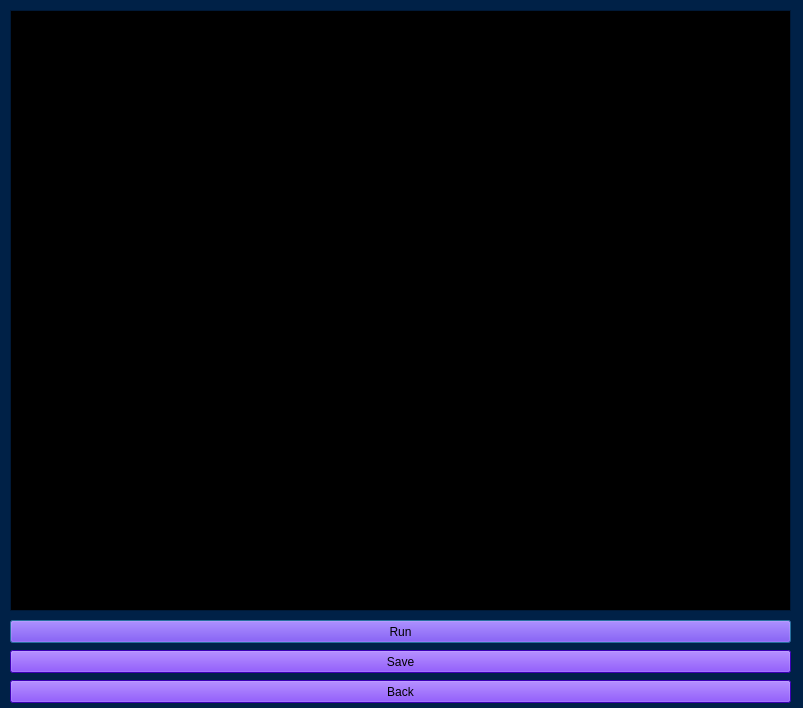
<?xml version="1.0" encoding="UTF-8"?>
<ui version="4.0">
 <class>inputEdit</class>
 <widget class="QDialog" name="inputEdit">
  <property name="geometry">
   <rect>
    <x>0</x>
    <y>0</y>
    <width>803</width>
    <height>708</height>
   </rect>
  </property>
  <property name="palette">
   <palette>
    <active>
     <colorrole role="WindowText">
      <brush brushstyle="SolidPattern">
       <color alpha="255">
        <red>255</red>
        <green>255</green>
        <blue>255</blue>
       </color>
      </brush>
     </colorrole>
     <colorrole role="Button">
      <brush brushstyle="SolidPattern">
       <color alpha="255">
        <red>0</red>
        <green>33</green>
        <blue>71</blue>
       </color>
      </brush>
     </colorrole>
     <colorrole role="Light">
      <brush brushstyle="SolidPattern">
       <color alpha="255">
        <red>0</red>
        <green>49</green>
        <blue>106</blue>
       </color>
      </brush>
     </colorrole>
     <colorrole role="Midlight">
      <brush brushstyle="SolidPattern">
       <color alpha="255">
        <red>0</red>
        <green>41</green>
        <blue>88</blue>
       </color>
      </brush>
     </colorrole>
     <colorrole role="Dark">
      <brush brushstyle="SolidPattern">
       <color alpha="255">
        <red>0</red>
        <green>16</green>
        <blue>35</blue>
       </color>
      </brush>
     </colorrole>
     <colorrole role="Mid">
      <brush brushstyle="SolidPattern">
       <color alpha="255">
        <red>0</red>
        <green>22</green>
        <blue>47</blue>
       </color>
      </brush>
     </colorrole>
     <colorrole role="Text">
      <brush brushstyle="SolidPattern">
       <color alpha="255">
        <red>255</red>
        <green>255</green>
        <blue>255</blue>
       </color>
      </brush>
     </colorrole>
     <colorrole role="BrightText">
      <brush brushstyle="SolidPattern">
       <color alpha="255">
        <red>255</red>
        <green>255</green>
        <blue>255</blue>
       </color>
      </brush>
     </colorrole>
     <colorrole role="ButtonText">
      <brush brushstyle="SolidPattern">
       <color alpha="255">
        <red>255</red>
        <green>255</green>
        <blue>255</blue>
       </color>
      </brush>
     </colorrole>
     <colorrole role="Base">
      <brush brushstyle="SolidPattern">
       <color alpha="255">
        <red>0</red>
        <green>0</green>
        <blue>0</blue>
       </color>
      </brush>
     </colorrole>
     <colorrole role="Window">
      <brush brushstyle="SolidPattern">
       <color alpha="255">
        <red>0</red>
        <green>33</green>
        <blue>71</blue>
       </color>
      </brush>
     </colorrole>
     <colorrole role="Shadow">
      <brush brushstyle="SolidPattern">
       <color alpha="255">
        <red>0</red>
        <green>0</green>
        <blue>0</blue>
       </color>
      </brush>
     </colorrole>
     <colorrole role="AlternateBase">
      <brush brushstyle="SolidPattern">
       <color alpha="255">
        <red>0</red>
        <green>16</green>
        <blue>35</blue>
       </color>
      </brush>
     </colorrole>
     <colorrole role="ToolTipBase">
      <brush brushstyle="SolidPattern">
       <color alpha="255">
        <red>255</red>
        <green>255</green>
        <blue>220</blue>
       </color>
      </brush>
     </colorrole>
     <colorrole role="ToolTipText">
      <brush brushstyle="SolidPattern">
       <color alpha="255">
        <red>0</red>
        <green>0</green>
        <blue>0</blue>
       </color>
      </brush>
     </colorrole>
    </active>
    <inactive>
     <colorrole role="WindowText">
      <brush brushstyle="SolidPattern">
       <color alpha="255">
        <red>255</red>
        <green>255</green>
        <blue>255</blue>
       </color>
      </brush>
     </colorrole>
     <colorrole role="Button">
      <brush brushstyle="SolidPattern">
       <color alpha="255">
        <red>0</red>
        <green>33</green>
        <blue>71</blue>
       </color>
      </brush>
     </colorrole>
     <colorrole role="Light">
      <brush brushstyle="SolidPattern">
       <color alpha="255">
        <red>0</red>
        <green>49</green>
        <blue>106</blue>
       </color>
      </brush>
     </colorrole>
     <colorrole role="Midlight">
      <brush brushstyle="SolidPattern">
       <color alpha="255">
        <red>0</red>
        <green>41</green>
        <blue>88</blue>
       </color>
      </brush>
     </colorrole>
     <colorrole role="Dark">
      <brush brushstyle="SolidPattern">
       <color alpha="255">
        <red>0</red>
        <green>16</green>
        <blue>35</blue>
       </color>
      </brush>
     </colorrole>
     <colorrole role="Mid">
      <brush brushstyle="SolidPattern">
       <color alpha="255">
        <red>0</red>
        <green>22</green>
        <blue>47</blue>
       </color>
      </brush>
     </colorrole>
     <colorrole role="Text">
      <brush brushstyle="SolidPattern">
       <color alpha="255">
        <red>255</red>
        <green>255</green>
        <blue>255</blue>
       </color>
      </brush>
     </colorrole>
     <colorrole role="BrightText">
      <brush brushstyle="SolidPattern">
       <color alpha="255">
        <red>255</red>
        <green>255</green>
        <blue>255</blue>
       </color>
      </brush>
     </colorrole>
     <colorrole role="ButtonText">
      <brush brushstyle="SolidPattern">
       <color alpha="255">
        <red>255</red>
        <green>255</green>
        <blue>255</blue>
       </color>
      </brush>
     </colorrole>
     <colorrole role="Base">
      <brush brushstyle="SolidPattern">
       <color alpha="255">
        <red>0</red>
        <green>0</green>
        <blue>0</blue>
       </color>
      </brush>
     </colorrole>
     <colorrole role="Window">
      <brush brushstyle="SolidPattern">
       <color alpha="255">
        <red>0</red>
        <green>33</green>
        <blue>71</blue>
       </color>
      </brush>
     </colorrole>
     <colorrole role="Shadow">
      <brush brushstyle="SolidPattern">
       <color alpha="255">
        <red>0</red>
        <green>0</green>
        <blue>0</blue>
       </color>
      </brush>
     </colorrole>
     <colorrole role="AlternateBase">
      <brush brushstyle="SolidPattern">
       <color alpha="255">
        <red>0</red>
        <green>16</green>
        <blue>35</blue>
       </color>
      </brush>
     </colorrole>
     <colorrole role="ToolTipBase">
      <brush brushstyle="SolidPattern">
       <color alpha="255">
        <red>255</red>
        <green>255</green>
        <blue>220</blue>
       </color>
      </brush>
     </colorrole>
     <colorrole role="ToolTipText">
      <brush brushstyle="SolidPattern">
       <color alpha="255">
        <red>0</red>
        <green>0</green>
        <blue>0</blue>
       </color>
      </brush>
     </colorrole>
    </inactive>
    <disabled>
     <colorrole role="WindowText">
      <brush brushstyle="SolidPattern">
       <color alpha="255">
        <red>0</red>
        <green>16</green>
        <blue>35</blue>
       </color>
      </brush>
     </colorrole>
     <colorrole role="Button">
      <brush brushstyle="SolidPattern">
       <color alpha="255">
        <red>0</red>
        <green>33</green>
        <blue>71</blue>
       </color>
      </brush>
     </colorrole>
     <colorrole role="Light">
      <brush brushstyle="SolidPattern">
       <color alpha="255">
        <red>0</red>
        <green>49</green>
        <blue>106</blue>
       </color>
      </brush>
     </colorrole>
     <colorrole role="Midlight">
      <brush brushstyle="SolidPattern">
       <color alpha="255">
        <red>0</red>
        <green>41</green>
        <blue>88</blue>
       </color>
      </brush>
     </colorrole>
     <colorrole role="Dark">
      <brush brushstyle="SolidPattern">
       <color alpha="255">
        <red>0</red>
        <green>16</green>
        <blue>35</blue>
       </color>
      </brush>
     </colorrole>
     <colorrole role="Mid">
      <brush brushstyle="SolidPattern">
       <color alpha="255">
        <red>0</red>
        <green>22</green>
        <blue>47</blue>
       </color>
      </brush>
     </colorrole>
     <colorrole role="Text">
      <brush brushstyle="SolidPattern">
       <color alpha="255">
        <red>0</red>
        <green>16</green>
        <blue>35</blue>
       </color>
      </brush>
     </colorrole>
     <colorrole role="BrightText">
      <brush brushstyle="SolidPattern">
       <color alpha="255">
        <red>255</red>
        <green>255</green>
        <blue>255</blue>
       </color>
      </brush>
     </colorrole>
     <colorrole role="ButtonText">
      <brush brushstyle="SolidPattern">
       <color alpha="255">
        <red>0</red>
        <green>16</green>
        <blue>35</blue>
       </color>
      </brush>
     </colorrole>
     <colorrole role="Base">
      <brush brushstyle="SolidPattern">
       <color alpha="255">
        <red>0</red>
        <green>33</green>
        <blue>71</blue>
       </color>
      </brush>
     </colorrole>
     <colorrole role="Window">
      <brush brushstyle="SolidPattern">
       <color alpha="255">
        <red>0</red>
        <green>33</green>
        <blue>71</blue>
       </color>
      </brush>
     </colorrole>
     <colorrole role="Shadow">
      <brush brushstyle="SolidPattern">
       <color alpha="255">
        <red>0</red>
        <green>0</green>
        <blue>0</blue>
       </color>
      </brush>
     </colorrole>
     <colorrole role="AlternateBase">
      <brush brushstyle="SolidPattern">
       <color alpha="255">
        <red>0</red>
        <green>33</green>
        <blue>71</blue>
       </color>
      </brush>
     </colorrole>
     <colorrole role="ToolTipBase">
      <brush brushstyle="SolidPattern">
       <color alpha="255">
        <red>255</red>
        <green>255</green>
        <blue>220</blue>
       </color>
      </brush>
     </colorrole>
     <colorrole role="ToolTipText">
      <brush brushstyle="SolidPattern">
       <color alpha="255">
        <red>0</red>
        <green>0</green>
        <blue>0</blue>
       </color>
      </brush>
     </colorrole>
    </disabled>
   </palette>
  </property>
  <property name="windowTitle">
   <string>Input File</string>
  </property>
  <widget class="QTextEdit" name="textEdit_inputFile">
   <property name="geometry">
    <rect>
     <x>10</x>
     <y>10</y>
     <width>781</width>
     <height>601</height>
    </rect>
   </property>
  </widget>
  <widget class="QPushButton" name="pushButton_run">
   <property name="geometry">
    <rect>
     <x>10</x>
     <y>620</y>
     <width>781</width>
     <height>23</height>
    </rect>
   </property>
   <property name="palette">
    <palette>
     <active>
      <colorrole role="WindowText">
       <brush brushstyle="SolidPattern">
        <color alpha="255">
         <red>0</red>
         <green>0</green>
         <blue>0</blue>
        </color>
       </brush>
      </colorrole>
      <colorrole role="Button">
       <brush brushstyle="SolidPattern">
        <color alpha="255">
         <red>85</red>
         <green>0</green>
         <blue>255</blue>
        </color>
       </brush>
      </colorrole>
      <colorrole role="Light">
       <brush brushstyle="SolidPattern">
        <color alpha="255">
         <red>170</red>
         <green>127</green>
         <blue>255</blue>
        </color>
       </brush>
      </colorrole>
      <colorrole role="Midlight">
       <brush brushstyle="SolidPattern">
        <color alpha="255">
         <red>127</red>
         <green>63</green>
         <blue>255</blue>
        </color>
       </brush>
      </colorrole>
      <colorrole role="Dark">
       <brush brushstyle="SolidPattern">
        <color alpha="255">
         <red>42</red>
         <green>0</green>
         <blue>127</blue>
        </color>
       </brush>
      </colorrole>
      <colorrole role="Mid">
       <brush brushstyle="SolidPattern">
        <color alpha="255">
         <red>56</red>
         <green>0</green>
         <blue>170</blue>
        </color>
       </brush>
      </colorrole>
      <colorrole role="Text">
       <brush brushstyle="SolidPattern">
        <color alpha="255">
         <red>0</red>
         <green>0</green>
         <blue>0</blue>
        </color>
       </brush>
      </colorrole>
      <colorrole role="BrightText">
       <brush brushstyle="SolidPattern">
        <color alpha="255">
         <red>255</red>
         <green>255</green>
         <blue>255</blue>
        </color>
       </brush>
      </colorrole>
      <colorrole role="ButtonText">
       <brush brushstyle="SolidPattern">
        <color alpha="255">
         <red>0</red>
         <green>0</green>
         <blue>0</blue>
        </color>
       </brush>
      </colorrole>
      <colorrole role="Base">
       <brush brushstyle="SolidPattern">
        <color alpha="255">
         <red>255</red>
         <green>255</green>
         <blue>255</blue>
        </color>
       </brush>
      </colorrole>
      <colorrole role="Window">
       <brush brushstyle="SolidPattern">
        <color alpha="255">
         <red>85</red>
         <green>0</green>
         <blue>255</blue>
        </color>
       </brush>
      </colorrole>
      <colorrole role="Shadow">
       <brush brushstyle="SolidPattern">
        <color alpha="255">
         <red>0</red>
         <green>0</green>
         <blue>0</blue>
        </color>
       </brush>
      </colorrole>
      <colorrole role="AlternateBase">
       <brush brushstyle="SolidPattern">
        <color alpha="255">
         <red>170</red>
         <green>127</green>
         <blue>255</blue>
        </color>
       </brush>
      </colorrole>
      <colorrole role="ToolTipBase">
       <brush brushstyle="SolidPattern">
        <color alpha="255">
         <red>255</red>
         <green>255</green>
         <blue>220</blue>
        </color>
       </brush>
      </colorrole>
      <colorrole role="ToolTipText">
       <brush brushstyle="SolidPattern">
        <color alpha="255">
         <red>0</red>
         <green>0</green>
         <blue>0</blue>
        </color>
       </brush>
      </colorrole>
     </active>
     <inactive>
      <colorrole role="WindowText">
       <brush brushstyle="SolidPattern">
        <color alpha="255">
         <red>0</red>
         <green>0</green>
         <blue>0</blue>
        </color>
       </brush>
      </colorrole>
      <colorrole role="Button">
       <brush brushstyle="SolidPattern">
        <color alpha="255">
         <red>85</red>
         <green>0</green>
         <blue>255</blue>
        </color>
       </brush>
      </colorrole>
      <colorrole role="Light">
       <brush brushstyle="SolidPattern">
        <color alpha="255">
         <red>170</red>
         <green>127</green>
         <blue>255</blue>
        </color>
       </brush>
      </colorrole>
      <colorrole role="Midlight">
       <brush brushstyle="SolidPattern">
        <color alpha="255">
         <red>127</red>
         <green>63</green>
         <blue>255</blue>
        </color>
       </brush>
      </colorrole>
      <colorrole role="Dark">
       <brush brushstyle="SolidPattern">
        <color alpha="255">
         <red>42</red>
         <green>0</green>
         <blue>127</blue>
        </color>
       </brush>
      </colorrole>
      <colorrole role="Mid">
       <brush brushstyle="SolidPattern">
        <color alpha="255">
         <red>56</red>
         <green>0</green>
         <blue>170</blue>
        </color>
       </brush>
      </colorrole>
      <colorrole role="Text">
       <brush brushstyle="SolidPattern">
        <color alpha="255">
         <red>0</red>
         <green>0</green>
         <blue>0</blue>
        </color>
       </brush>
      </colorrole>
      <colorrole role="BrightText">
       <brush brushstyle="SolidPattern">
        <color alpha="255">
         <red>255</red>
         <green>255</green>
         <blue>255</blue>
        </color>
       </brush>
      </colorrole>
      <colorrole role="ButtonText">
       <brush brushstyle="SolidPattern">
        <color alpha="255">
         <red>0</red>
         <green>0</green>
         <blue>0</blue>
        </color>
       </brush>
      </colorrole>
      <colorrole role="Base">
       <brush brushstyle="SolidPattern">
        <color alpha="255">
         <red>255</red>
         <green>255</green>
         <blue>255</blue>
        </color>
       </brush>
      </colorrole>
      <colorrole role="Window">
       <brush brushstyle="SolidPattern">
        <color alpha="255">
         <red>85</red>
         <green>0</green>
         <blue>255</blue>
        </color>
       </brush>
      </colorrole>
      <colorrole role="Shadow">
       <brush brushstyle="SolidPattern">
        <color alpha="255">
         <red>0</red>
         <green>0</green>
         <blue>0</blue>
        </color>
       </brush>
      </colorrole>
      <colorrole role="AlternateBase">
       <brush brushstyle="SolidPattern">
        <color alpha="255">
         <red>170</red>
         <green>127</green>
         <blue>255</blue>
        </color>
       </brush>
      </colorrole>
      <colorrole role="ToolTipBase">
       <brush brushstyle="SolidPattern">
        <color alpha="255">
         <red>255</red>
         <green>255</green>
         <blue>220</blue>
        </color>
       </brush>
      </colorrole>
      <colorrole role="ToolTipText">
       <brush brushstyle="SolidPattern">
        <color alpha="255">
         <red>0</red>
         <green>0</green>
         <blue>0</blue>
        </color>
       </brush>
      </colorrole>
     </inactive>
     <disabled>
      <colorrole role="WindowText">
       <brush brushstyle="SolidPattern">
        <color alpha="255">
         <red>42</red>
         <green>0</green>
         <blue>127</blue>
        </color>
       </brush>
      </colorrole>
      <colorrole role="Button">
       <brush brushstyle="SolidPattern">
        <color alpha="255">
         <red>85</red>
         <green>0</green>
         <blue>255</blue>
        </color>
       </brush>
      </colorrole>
      <colorrole role="Light">
       <brush brushstyle="SolidPattern">
        <color alpha="255">
         <red>170</red>
         <green>127</green>
         <blue>255</blue>
        </color>
       </brush>
      </colorrole>
      <colorrole role="Midlight">
       <brush brushstyle="SolidPattern">
        <color alpha="255">
         <red>127</red>
         <green>63</green>
         <blue>255</blue>
        </color>
       </brush>
      </colorrole>
      <colorrole role="Dark">
       <brush brushstyle="SolidPattern">
        <color alpha="255">
         <red>42</red>
         <green>0</green>
         <blue>127</blue>
        </color>
       </brush>
      </colorrole>
      <colorrole role="Mid">
       <brush brushstyle="SolidPattern">
        <color alpha="255">
         <red>56</red>
         <green>0</green>
         <blue>170</blue>
        </color>
       </brush>
      </colorrole>
      <colorrole role="Text">
       <brush brushstyle="SolidPattern">
        <color alpha="255">
         <red>42</red>
         <green>0</green>
         <blue>127</blue>
        </color>
       </brush>
      </colorrole>
      <colorrole role="BrightText">
       <brush brushstyle="SolidPattern">
        <color alpha="255">
         <red>255</red>
         <green>255</green>
         <blue>255</blue>
        </color>
       </brush>
      </colorrole>
      <colorrole role="ButtonText">
       <brush brushstyle="SolidPattern">
        <color alpha="255">
         <red>42</red>
         <green>0</green>
         <blue>127</blue>
        </color>
       </brush>
      </colorrole>
      <colorrole role="Base">
       <brush brushstyle="SolidPattern">
        <color alpha="255">
         <red>85</red>
         <green>0</green>
         <blue>255</blue>
        </color>
       </brush>
      </colorrole>
      <colorrole role="Window">
       <brush brushstyle="SolidPattern">
        <color alpha="255">
         <red>85</red>
         <green>0</green>
         <blue>255</blue>
        </color>
       </brush>
      </colorrole>
      <colorrole role="Shadow">
       <brush brushstyle="SolidPattern">
        <color alpha="255">
         <red>0</red>
         <green>0</green>
         <blue>0</blue>
        </color>
       </brush>
      </colorrole>
      <colorrole role="AlternateBase">
       <brush brushstyle="SolidPattern">
        <color alpha="255">
         <red>85</red>
         <green>0</green>
         <blue>255</blue>
        </color>
       </brush>
      </colorrole>
      <colorrole role="ToolTipBase">
       <brush brushstyle="SolidPattern">
        <color alpha="255">
         <red>255</red>
         <green>255</green>
         <blue>220</blue>
        </color>
       </brush>
      </colorrole>
      <colorrole role="ToolTipText">
       <brush brushstyle="SolidPattern">
        <color alpha="255">
         <red>0</red>
         <green>0</green>
         <blue>0</blue>
        </color>
       </brush>
      </colorrole>
     </disabled>
    </palette>
   </property>
   <property name="text">
    <string>Run</string>
   </property>
  </widget>
  <widget class="QPushButton" name="pushButton_Save">
   <property name="geometry">
    <rect>
     <x>10</x>
     <y>650</y>
     <width>781</width>
     <height>23</height>
    </rect>
   </property>
   <property name="palette">
    <palette>
     <active>
      <colorrole role="WindowText">
       <brush brushstyle="SolidPattern">
        <color alpha="255">
         <red>0</red>
         <green>0</green>
         <blue>0</blue>
        </color>
       </brush>
      </colorrole>
      <colorrole role="Button">
       <brush brushstyle="SolidPattern">
        <color alpha="255">
         <red>85</red>
         <green>0</green>
         <blue>255</blue>
        </color>
       </brush>
      </colorrole>
      <colorrole role="Light">
       <brush brushstyle="SolidPattern">
        <color alpha="255">
         <red>170</red>
         <green>127</green>
         <blue>255</blue>
        </color>
       </brush>
      </colorrole>
      <colorrole role="Midlight">
       <brush brushstyle="SolidPattern">
        <color alpha="255">
         <red>127</red>
         <green>63</green>
         <blue>255</blue>
        </color>
       </brush>
      </colorrole>
      <colorrole role="Dark">
       <brush brushstyle="SolidPattern">
        <color alpha="255">
         <red>42</red>
         <green>0</green>
         <blue>127</blue>
        </color>
       </brush>
      </colorrole>
      <colorrole role="Mid">
       <brush brushstyle="SolidPattern">
        <color alpha="255">
         <red>56</red>
         <green>0</green>
         <blue>170</blue>
        </color>
       </brush>
      </colorrole>
      <colorrole role="Text">
       <brush brushstyle="SolidPattern">
        <color alpha="255">
         <red>0</red>
         <green>0</green>
         <blue>0</blue>
        </color>
       </brush>
      </colorrole>
      <colorrole role="BrightText">
       <brush brushstyle="SolidPattern">
        <color alpha="255">
         <red>255</red>
         <green>255</green>
         <blue>255</blue>
        </color>
       </brush>
      </colorrole>
      <colorrole role="ButtonText">
       <brush brushstyle="SolidPattern">
        <color alpha="255">
         <red>0</red>
         <green>0</green>
         <blue>0</blue>
        </color>
       </brush>
      </colorrole>
      <colorrole role="Base">
       <brush brushstyle="SolidPattern">
        <color alpha="255">
         <red>255</red>
         <green>255</green>
         <blue>255</blue>
        </color>
       </brush>
      </colorrole>
      <colorrole role="Window">
       <brush brushstyle="SolidPattern">
        <color alpha="255">
         <red>85</red>
         <green>0</green>
         <blue>255</blue>
        </color>
       </brush>
      </colorrole>
      <colorrole role="Shadow">
       <brush brushstyle="SolidPattern">
        <color alpha="255">
         <red>0</red>
         <green>0</green>
         <blue>0</blue>
        </color>
       </brush>
      </colorrole>
      <colorrole role="AlternateBase">
       <brush brushstyle="SolidPattern">
        <color alpha="255">
         <red>170</red>
         <green>127</green>
         <blue>255</blue>
        </color>
       </brush>
      </colorrole>
      <colorrole role="ToolTipBase">
       <brush brushstyle="SolidPattern">
        <color alpha="255">
         <red>255</red>
         <green>255</green>
         <blue>220</blue>
        </color>
       </brush>
      </colorrole>
      <colorrole role="ToolTipText">
       <brush brushstyle="SolidPattern">
        <color alpha="255">
         <red>0</red>
         <green>0</green>
         <blue>0</blue>
        </color>
       </brush>
      </colorrole>
     </active>
     <inactive>
      <colorrole role="WindowText">
       <brush brushstyle="SolidPattern">
        <color alpha="255">
         <red>0</red>
         <green>0</green>
         <blue>0</blue>
        </color>
       </brush>
      </colorrole>
      <colorrole role="Button">
       <brush brushstyle="SolidPattern">
        <color alpha="255">
         <red>85</red>
         <green>0</green>
         <blue>255</blue>
        </color>
       </brush>
      </colorrole>
      <colorrole role="Light">
       <brush brushstyle="SolidPattern">
        <color alpha="255">
         <red>170</red>
         <green>127</green>
         <blue>255</blue>
        </color>
       </brush>
      </colorrole>
      <colorrole role="Midlight">
       <brush brushstyle="SolidPattern">
        <color alpha="255">
         <red>127</red>
         <green>63</green>
         <blue>255</blue>
        </color>
       </brush>
      </colorrole>
      <colorrole role="Dark">
       <brush brushstyle="SolidPattern">
        <color alpha="255">
         <red>42</red>
         <green>0</green>
         <blue>127</blue>
        </color>
       </brush>
      </colorrole>
      <colorrole role="Mid">
       <brush brushstyle="SolidPattern">
        <color alpha="255">
         <red>56</red>
         <green>0</green>
         <blue>170</blue>
        </color>
       </brush>
      </colorrole>
      <colorrole role="Text">
       <brush brushstyle="SolidPattern">
        <color alpha="255">
         <red>0</red>
         <green>0</green>
         <blue>0</blue>
        </color>
       </brush>
      </colorrole>
      <colorrole role="BrightText">
       <brush brushstyle="SolidPattern">
        <color alpha="255">
         <red>255</red>
         <green>255</green>
         <blue>255</blue>
        </color>
       </brush>
      </colorrole>
      <colorrole role="ButtonText">
       <brush brushstyle="SolidPattern">
        <color alpha="255">
         <red>0</red>
         <green>0</green>
         <blue>0</blue>
        </color>
       </brush>
      </colorrole>
      <colorrole role="Base">
       <brush brushstyle="SolidPattern">
        <color alpha="255">
         <red>255</red>
         <green>255</green>
         <blue>255</blue>
        </color>
       </brush>
      </colorrole>
      <colorrole role="Window">
       <brush brushstyle="SolidPattern">
        <color alpha="255">
         <red>85</red>
         <green>0</green>
         <blue>255</blue>
        </color>
       </brush>
      </colorrole>
      <colorrole role="Shadow">
       <brush brushstyle="SolidPattern">
        <color alpha="255">
         <red>0</red>
         <green>0</green>
         <blue>0</blue>
        </color>
       </brush>
      </colorrole>
      <colorrole role="AlternateBase">
       <brush brushstyle="SolidPattern">
        <color alpha="255">
         <red>170</red>
         <green>127</green>
         <blue>255</blue>
        </color>
       </brush>
      </colorrole>
      <colorrole role="ToolTipBase">
       <brush brushstyle="SolidPattern">
        <color alpha="255">
         <red>255</red>
         <green>255</green>
         <blue>220</blue>
        </color>
       </brush>
      </colorrole>
      <colorrole role="ToolTipText">
       <brush brushstyle="SolidPattern">
        <color alpha="255">
         <red>0</red>
         <green>0</green>
         <blue>0</blue>
        </color>
       </brush>
      </colorrole>
     </inactive>
     <disabled>
      <colorrole role="WindowText">
       <brush brushstyle="SolidPattern">
        <color alpha="255">
         <red>42</red>
         <green>0</green>
         <blue>127</blue>
        </color>
       </brush>
      </colorrole>
      <colorrole role="Button">
       <brush brushstyle="SolidPattern">
        <color alpha="255">
         <red>85</red>
         <green>0</green>
         <blue>255</blue>
        </color>
       </brush>
      </colorrole>
      <colorrole role="Light">
       <brush brushstyle="SolidPattern">
        <color alpha="255">
         <red>170</red>
         <green>127</green>
         <blue>255</blue>
        </color>
       </brush>
      </colorrole>
      <colorrole role="Midlight">
       <brush brushstyle="SolidPattern">
        <color alpha="255">
         <red>127</red>
         <green>63</green>
         <blue>255</blue>
        </color>
       </brush>
      </colorrole>
      <colorrole role="Dark">
       <brush brushstyle="SolidPattern">
        <color alpha="255">
         <red>42</red>
         <green>0</green>
         <blue>127</blue>
        </color>
       </brush>
      </colorrole>
      <colorrole role="Mid">
       <brush brushstyle="SolidPattern">
        <color alpha="255">
         <red>56</red>
         <green>0</green>
         <blue>170</blue>
        </color>
       </brush>
      </colorrole>
      <colorrole role="Text">
       <brush brushstyle="SolidPattern">
        <color alpha="255">
         <red>42</red>
         <green>0</green>
         <blue>127</blue>
        </color>
       </brush>
      </colorrole>
      <colorrole role="BrightText">
       <brush brushstyle="SolidPattern">
        <color alpha="255">
         <red>255</red>
         <green>255</green>
         <blue>255</blue>
        </color>
       </brush>
      </colorrole>
      <colorrole role="ButtonText">
       <brush brushstyle="SolidPattern">
        <color alpha="255">
         <red>42</red>
         <green>0</green>
         <blue>127</blue>
        </color>
       </brush>
      </colorrole>
      <colorrole role="Base">
       <brush brushstyle="SolidPattern">
        <color alpha="255">
         <red>85</red>
         <green>0</green>
         <blue>255</blue>
        </color>
       </brush>
      </colorrole>
      <colorrole role="Window">
       <brush brushstyle="SolidPattern">
        <color alpha="255">
         <red>85</red>
         <green>0</green>
         <blue>255</blue>
        </color>
       </brush>
      </colorrole>
      <colorrole role="Shadow">
       <brush brushstyle="SolidPattern">
        <color alpha="255">
         <red>0</red>
         <green>0</green>
         <blue>0</blue>
        </color>
       </brush>
      </colorrole>
      <colorrole role="AlternateBase">
       <brush brushstyle="SolidPattern">
        <color alpha="255">
         <red>85</red>
         <green>0</green>
         <blue>255</blue>
        </color>
       </brush>
      </colorrole>
      <colorrole role="ToolTipBase">
       <brush brushstyle="SolidPattern">
        <color alpha="255">
         <red>255</red>
         <green>255</green>
         <blue>220</blue>
        </color>
       </brush>
      </colorrole>
      <colorrole role="ToolTipText">
       <brush brushstyle="SolidPattern">
        <color alpha="255">
         <red>0</red>
         <green>0</green>
         <blue>0</blue>
        </color>
       </brush>
      </colorrole>
     </disabled>
    </palette>
   </property>
   <property name="text">
    <string>Save</string>
   </property>
  </widget>
  <widget class="QPushButton" name="pushButton_Back">
   <property name="geometry">
    <rect>
     <x>10</x>
     <y>680</y>
     <width>781</width>
     <height>23</height>
    </rect>
   </property>
   <property name="palette">
    <palette>
     <active>
      <colorrole role="WindowText">
       <brush brushstyle="SolidPattern">
        <color alpha="255">
         <red>0</red>
         <green>0</green>
         <blue>0</blue>
        </color>
       </brush>
      </colorrole>
      <colorrole role="Button">
       <brush brushstyle="SolidPattern">
        <color alpha="255">
         <red>85</red>
         <green>0</green>
         <blue>255</blue>
        </color>
       </brush>
      </colorrole>
      <colorrole role="Light">
       <brush brushstyle="SolidPattern">
        <color alpha="255">
         <red>170</red>
         <green>127</green>
         <blue>255</blue>
        </color>
       </brush>
      </colorrole>
      <colorrole role="Midlight">
       <brush brushstyle="SolidPattern">
        <color alpha="255">
         <red>127</red>
         <green>63</green>
         <blue>255</blue>
        </color>
       </brush>
      </colorrole>
      <colorrole role="Dark">
       <brush brushstyle="SolidPattern">
        <color alpha="255">
         <red>42</red>
         <green>0</green>
         <blue>127</blue>
        </color>
       </brush>
      </colorrole>
      <colorrole role="Mid">
       <brush brushstyle="SolidPattern">
        <color alpha="255">
         <red>56</red>
         <green>0</green>
         <blue>170</blue>
        </color>
       </brush>
      </colorrole>
      <colorrole role="Text">
       <brush brushstyle="SolidPattern">
        <color alpha="255">
         <red>0</red>
         <green>0</green>
         <blue>0</blue>
        </color>
       </brush>
      </colorrole>
      <colorrole role="BrightText">
       <brush brushstyle="SolidPattern">
        <color alpha="255">
         <red>255</red>
         <green>255</green>
         <blue>255</blue>
        </color>
       </brush>
      </colorrole>
      <colorrole role="ButtonText">
       <brush brushstyle="SolidPattern">
        <color alpha="255">
         <red>0</red>
         <green>0</green>
         <blue>0</blue>
        </color>
       </brush>
      </colorrole>
      <colorrole role="Base">
       <brush brushstyle="SolidPattern">
        <color alpha="255">
         <red>255</red>
         <green>255</green>
         <blue>255</blue>
        </color>
       </brush>
      </colorrole>
      <colorrole role="Window">
       <brush brushstyle="SolidPattern">
        <color alpha="255">
         <red>85</red>
         <green>0</green>
         <blue>255</blue>
        </color>
       </brush>
      </colorrole>
      <colorrole role="Shadow">
       <brush brushstyle="SolidPattern">
        <color alpha="255">
         <red>0</red>
         <green>0</green>
         <blue>0</blue>
        </color>
       </brush>
      </colorrole>
      <colorrole role="AlternateBase">
       <brush brushstyle="SolidPattern">
        <color alpha="255">
         <red>170</red>
         <green>127</green>
         <blue>255</blue>
        </color>
       </brush>
      </colorrole>
      <colorrole role="ToolTipBase">
       <brush brushstyle="SolidPattern">
        <color alpha="255">
         <red>255</red>
         <green>255</green>
         <blue>220</blue>
        </color>
       </brush>
      </colorrole>
      <colorrole role="ToolTipText">
       <brush brushstyle="SolidPattern">
        <color alpha="255">
         <red>0</red>
         <green>0</green>
         <blue>0</blue>
        </color>
       </brush>
      </colorrole>
     </active>
     <inactive>
      <colorrole role="WindowText">
       <brush brushstyle="SolidPattern">
        <color alpha="255">
         <red>0</red>
         <green>0</green>
         <blue>0</blue>
        </color>
       </brush>
      </colorrole>
      <colorrole role="Button">
       <brush brushstyle="SolidPattern">
        <color alpha="255">
         <red>85</red>
         <green>0</green>
         <blue>255</blue>
        </color>
       </brush>
      </colorrole>
      <colorrole role="Light">
       <brush brushstyle="SolidPattern">
        <color alpha="255">
         <red>170</red>
         <green>127</green>
         <blue>255</blue>
        </color>
       </brush>
      </colorrole>
      <colorrole role="Midlight">
       <brush brushstyle="SolidPattern">
        <color alpha="255">
         <red>127</red>
         <green>63</green>
         <blue>255</blue>
        </color>
       </brush>
      </colorrole>
      <colorrole role="Dark">
       <brush brushstyle="SolidPattern">
        <color alpha="255">
         <red>42</red>
         <green>0</green>
         <blue>127</blue>
        </color>
       </brush>
      </colorrole>
      <colorrole role="Mid">
       <brush brushstyle="SolidPattern">
        <color alpha="255">
         <red>56</red>
         <green>0</green>
         <blue>170</blue>
        </color>
       </brush>
      </colorrole>
      <colorrole role="Text">
       <brush brushstyle="SolidPattern">
        <color alpha="255">
         <red>0</red>
         <green>0</green>
         <blue>0</blue>
        </color>
       </brush>
      </colorrole>
      <colorrole role="BrightText">
       <brush brushstyle="SolidPattern">
        <color alpha="255">
         <red>255</red>
         <green>255</green>
         <blue>255</blue>
        </color>
       </brush>
      </colorrole>
      <colorrole role="ButtonText">
       <brush brushstyle="SolidPattern">
        <color alpha="255">
         <red>0</red>
         <green>0</green>
         <blue>0</blue>
        </color>
       </brush>
      </colorrole>
      <colorrole role="Base">
       <brush brushstyle="SolidPattern">
        <color alpha="255">
         <red>255</red>
         <green>255</green>
         <blue>255</blue>
        </color>
       </brush>
      </colorrole>
      <colorrole role="Window">
       <brush brushstyle="SolidPattern">
        <color alpha="255">
         <red>85</red>
         <green>0</green>
         <blue>255</blue>
        </color>
       </brush>
      </colorrole>
      <colorrole role="Shadow">
       <brush brushstyle="SolidPattern">
        <color alpha="255">
         <red>0</red>
         <green>0</green>
         <blue>0</blue>
        </color>
       </brush>
      </colorrole>
      <colorrole role="AlternateBase">
       <brush brushstyle="SolidPattern">
        <color alpha="255">
         <red>170</red>
         <green>127</green>
         <blue>255</blue>
        </color>
       </brush>
      </colorrole>
      <colorrole role="ToolTipBase">
       <brush brushstyle="SolidPattern">
        <color alpha="255">
         <red>255</red>
         <green>255</green>
         <blue>220</blue>
        </color>
       </brush>
      </colorrole>
      <colorrole role="ToolTipText">
       <brush brushstyle="SolidPattern">
        <color alpha="255">
         <red>0</red>
         <green>0</green>
         <blue>0</blue>
        </color>
       </brush>
      </colorrole>
     </inactive>
     <disabled>
      <colorrole role="WindowText">
       <brush brushstyle="SolidPattern">
        <color alpha="255">
         <red>42</red>
         <green>0</green>
         <blue>127</blue>
        </color>
       </brush>
      </colorrole>
      <colorrole role="Button">
       <brush brushstyle="SolidPattern">
        <color alpha="255">
         <red>85</red>
         <green>0</green>
         <blue>255</blue>
        </color>
       </brush>
      </colorrole>
      <colorrole role="Light">
       <brush brushstyle="SolidPattern">
        <color alpha="255">
         <red>170</red>
         <green>127</green>
         <blue>255</blue>
        </color>
       </brush>
      </colorrole>
      <colorrole role="Midlight">
       <brush brushstyle="SolidPattern">
        <color alpha="255">
         <red>127</red>
         <green>63</green>
         <blue>255</blue>
        </color>
       </brush>
      </colorrole>
      <colorrole role="Dark">
       <brush brushstyle="SolidPattern">
        <color alpha="255">
         <red>42</red>
         <green>0</green>
         <blue>127</blue>
        </color>
       </brush>
      </colorrole>
      <colorrole role="Mid">
       <brush brushstyle="SolidPattern">
        <color alpha="255">
         <red>56</red>
         <green>0</green>
         <blue>170</blue>
        </color>
       </brush>
      </colorrole>
      <colorrole role="Text">
       <brush brushstyle="SolidPattern">
        <color alpha="255">
         <red>42</red>
         <green>0</green>
         <blue>127</blue>
        </color>
       </brush>
      </colorrole>
      <colorrole role="BrightText">
       <brush brushstyle="SolidPattern">
        <color alpha="255">
         <red>255</red>
         <green>255</green>
         <blue>255</blue>
        </color>
       </brush>
      </colorrole>
      <colorrole role="ButtonText">
       <brush brushstyle="SolidPattern">
        <color alpha="255">
         <red>42</red>
         <green>0</green>
         <blue>127</blue>
        </color>
       </brush>
      </colorrole>
      <colorrole role="Base">
       <brush brushstyle="SolidPattern">
        <color alpha="255">
         <red>85</red>
         <green>0</green>
         <blue>255</blue>
        </color>
       </brush>
      </colorrole>
      <colorrole role="Window">
       <brush brushstyle="SolidPattern">
        <color alpha="255">
         <red>85</red>
         <green>0</green>
         <blue>255</blue>
        </color>
       </brush>
      </colorrole>
      <colorrole role="Shadow">
       <brush brushstyle="SolidPattern">
        <color alpha="255">
         <red>0</red>
         <green>0</green>
         <blue>0</blue>
        </color>
       </brush>
      </colorrole>
      <colorrole role="AlternateBase">
       <brush brushstyle="SolidPattern">
        <color alpha="255">
         <red>85</red>
         <green>0</green>
         <blue>255</blue>
        </color>
       </brush>
      </colorrole>
      <colorrole role="ToolTipBase">
       <brush brushstyle="SolidPattern">
        <color alpha="255">
         <red>255</red>
         <green>255</green>
         <blue>220</blue>
        </color>
       </brush>
      </colorrole>
      <colorrole role="ToolTipText">
       <brush brushstyle="SolidPattern">
        <color alpha="255">
         <red>0</red>
         <green>0</green>
         <blue>0</blue>
        </color>
       </brush>
      </colorrole>
     </disabled>
    </palette>
   </property>
   <property name="text">
    <string>Back</string>
   </property>
  </widget>
 </widget>
 <resources/>
 <connections/>
</ui>
